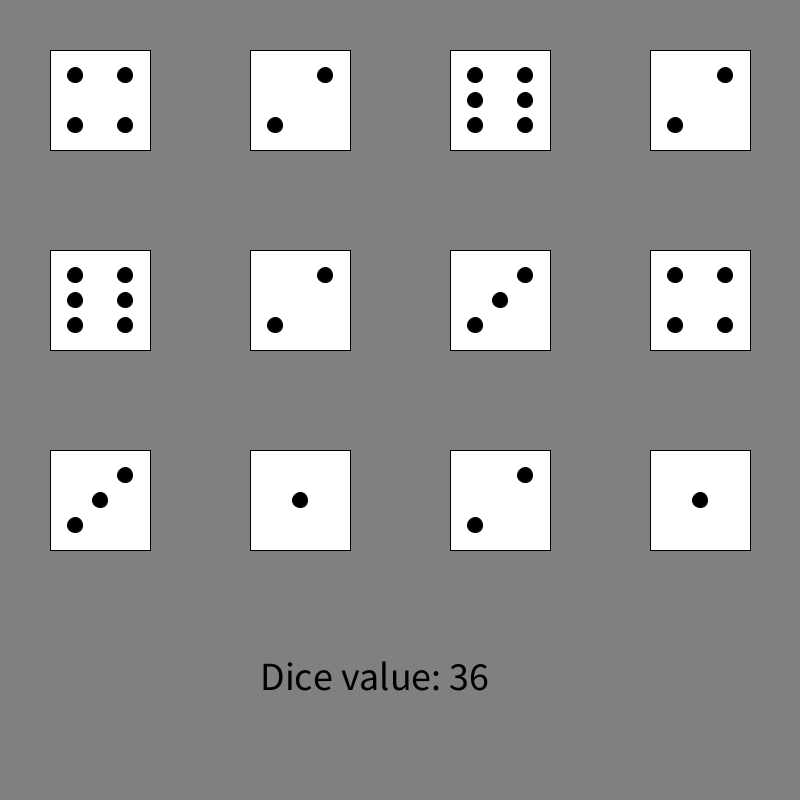
Frame 1 (no input)
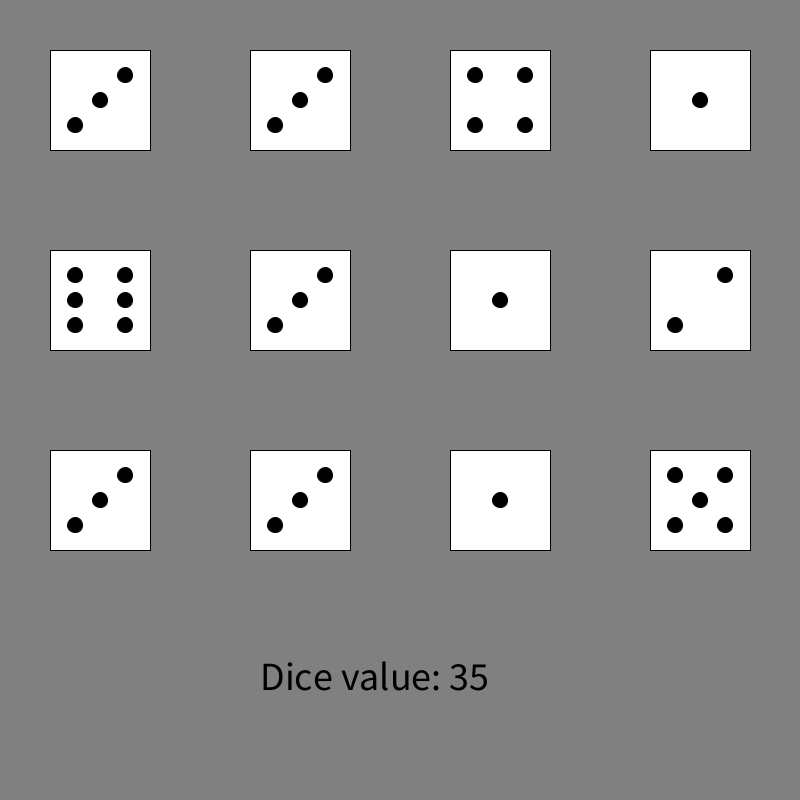
Frame 2 (the mouse pressed at the canvas centre, redrawn once)

The Processing sketch that drew these frames (run headless with seeded random() and noise(); the mouse was pressed at the canvas centre and the sketch redrawn once):

// Processing sketch: Dice
// ── Dice.pde
Die dice1;
Die dice2;
Die dice3;
Die dice4;
Die dice5;
Die dice6;
Die dice7;
Die dice8;
Die dice9;
Die dice10;
Die dice11;
Die dice12;

int x1 = 50;
int x2 = 250;
int x3 = 450;
int x4 = 650;

int y1 = 150;
int y2 = 350;
int y3 = 550;

void setup(){
  size(800,800);
  background(128);
  dice1 = new Die(x1,y1);
  dice2 = new Die(x2,y1);
  dice3 = new Die(x3,y1);
  dice4 = new Die(x4,y1);
  dice5 = new Die(x1,y2);
  dice6 = new Die(x2,y2);
  dice7 = new Die(x3,y2);
  dice8 = new Die(x4,y2);
  dice9 = new Die(x1,y3);
  dice10 = new Die(x2,y3);
  dice11 = new Die(x3,y3);
  dice12 = new Die(x4,y3);
  textSize(40);
  noLoop();
}

void draw(){
  int sum = dice1.dieValue + dice2.dieValue + dice3.dieValue + dice4.dieValue + dice5.dieValue + dice6.dieValue + dice7.dieValue + dice8.dieValue + dice9.dieValue + dice10.dieValue + dice11.dieValue + dice12.dieValue;
  background(128);
  dice1.show();
  dice2.show();
  dice3.show();
  dice4.show();
  dice5.show();
  dice6.show();
  dice7.show();
  dice8.show();
  dice9.show();
  dice10.show();
  dice11.show();
  dice12.show();
  text("Dice value: " + sum,260,690);
}

void mousePressed(){
  dice1.roll();
  dice2.roll();
  dice3.roll();
  dice4.roll();
  dice5.roll();
  dice6.roll();
  dice7.roll();
  dice8.roll();
  dice9.roll();
  dice10.roll();
  dice11.roll();
  dice12.roll();
  redraw();
}


//Dice: Models a single 6 sided dice cube
//Each instance should randomly assign itself a value from 1 to 6
class Die {
	int x_pos, y_pos;
  int dieValue = int (random(1,7));
	
	//constructor
	Die(int x, int y){
		x_pos = x;
    y_pos = y;
	}
	
	//Simulate a roll of a die
	void roll(){
		dieValue = int(random(1,7));
	}
	
	/*
	  Use the randomly assigned roll value to draw the face of a die
	*/
	void show(){
		pushMatrix();
    translate(x_pos,y_pos);
    fill(255);
    rect(0,-100,100,100);
    //text(dieValue,0,50);
    ellipseMode(CENTER);
    fill(0);
    /*
      center dot: ellipse(50,-50,15,15);
      upper left dot: ellipse(25,-75,15,15);
      middle left dot: ellipse(25,-50,15,15);
      lower left dot: ellipse(25,-25,15,15);
      upper right dot: ellipse(75,-75,15,15);
      middle right dot: ellipse(75,-50,15,15);
      lower right dot: ellipse(75,-25,15,15);
    */
    switch(dieValue) {
      case 1:
        ellipse(50,-50,15,15);
        break;
      case 2:
        ellipse(75,-75,15,15);
        ellipse(25,-25,15,15);
        break;
      case 3:
        ellipse(75,-75,15,15);
        ellipse(50,-50,15,15);
        ellipse(25,-25,15,15);
        break;
      case 4:
        ellipse(25,-75,15,15);
        ellipse(25,-25,15,15);
        ellipse(75,-75,15,15);
        ellipse(75,-25,15,15);
        break;
      case 5:
        ellipse(25,-75,15,15);
        ellipse(25,-25,15,15);
        ellipse(50,-50,15,15);
        ellipse(75,-75,15,15);
        ellipse(75,-25,15,15);
        break;
      case 6:
        ellipse(25,-75,15,15);
        ellipse(25,-50,15,15);
        ellipse(25,-25,15,15);
        ellipse(75,-75,15,15);
        ellipse(75,-50,15,15);
        ellipse(75,-25,15,15);
        break;
    }
    popMatrix();
	}
}
